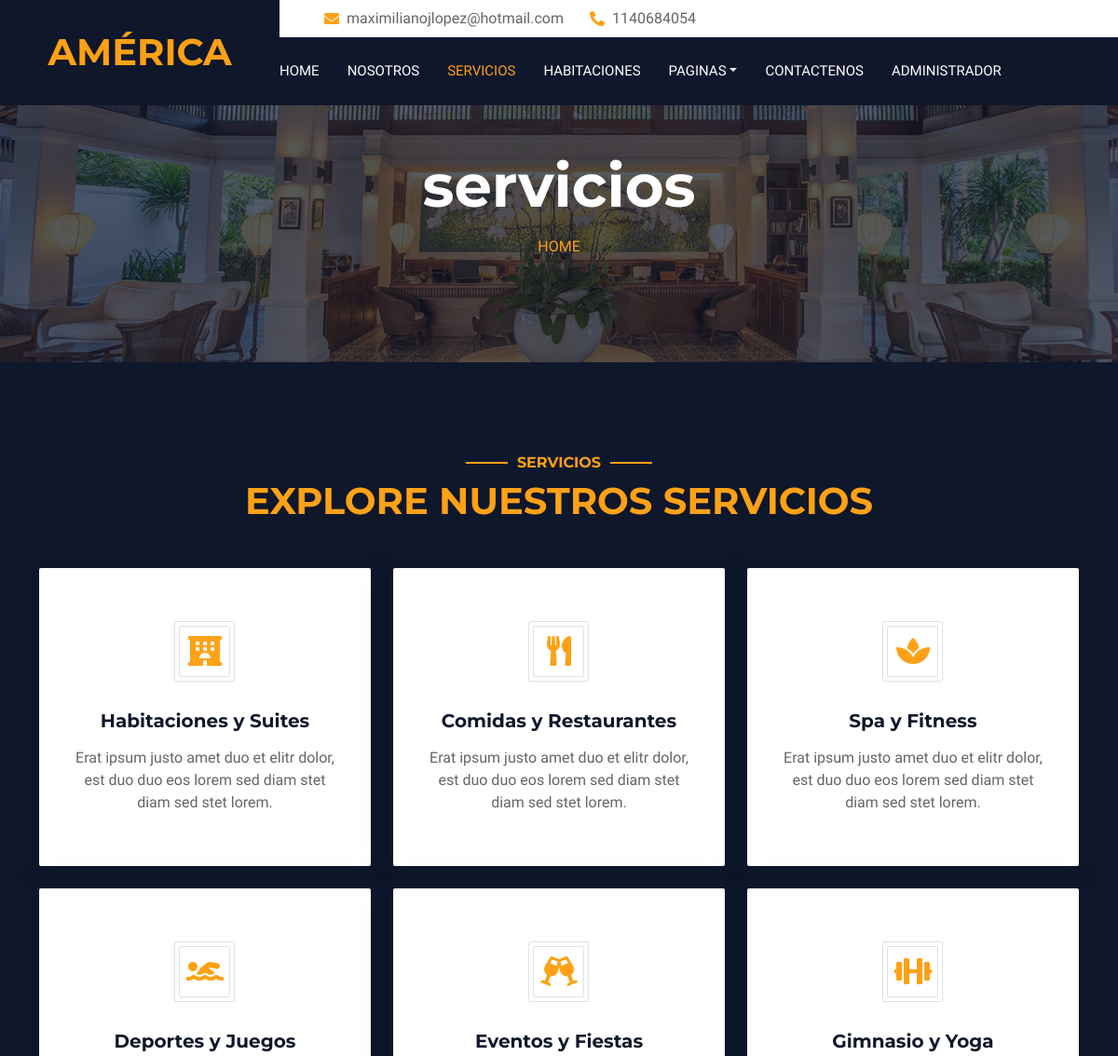
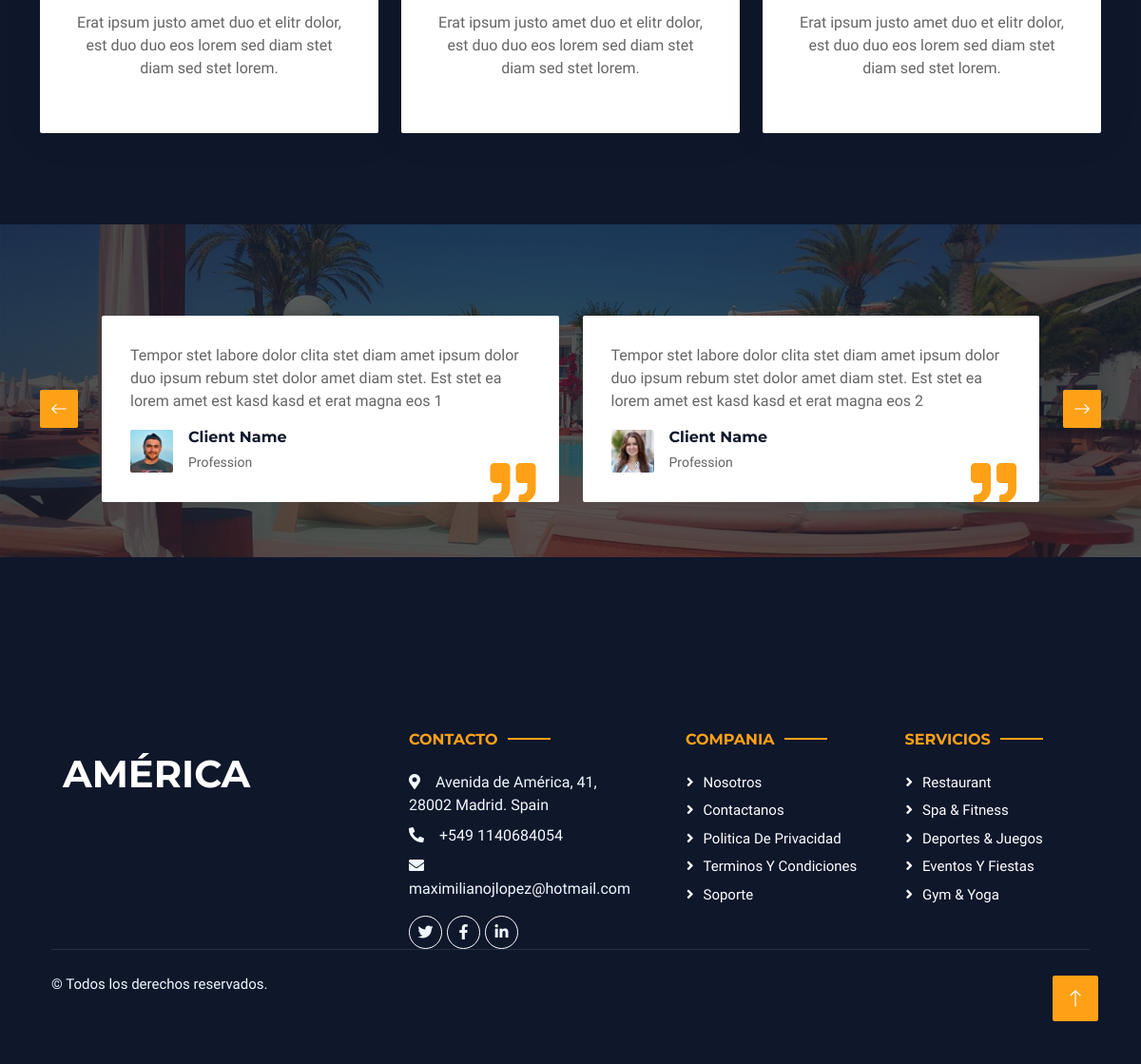
The app's page /service.php with its own data (2 pictures, top to bottom).
### tables this page shows
CREATE TABLE IF NOT EXISTS tbl_configuraciones (
  id INT AUTO_INCREMENT PRIMARY KEY,
  nombre VARCHAR(255) NOT NULL,
  valor VARCHAR(255) NOT NULL
);

CREATE TABLE IF NOT EXISTS tbl_servicios (
  id INT AUTO_INCREMENT PRIMARY KEY,
  icono VARCHAR(255) NOT NULL,
  titulo VARCHAR(255) NOT NULL,
  descripcion TEXT NOT NULL
);

CREATE TABLE IF NOT EXISTS tbl_testimonios (
  id INT AUTO_INCREMENT PRIMARY KEY,
  nombre VARCHAR(255) NOT NULL,
  profesion VARCHAR(1000) NOT NULL,
  imagen VARCHAR(255) NOT NULL,
  descripcion TEXT NOT NULL
);

### service.php (the view, shortened to what this page needs)
<?php  include("admin/bd.php");
 $sentencia= $conexion->prepare("SELECT * FROM `tbl_servicios`");
 $sentencia->execute();
 $lista_servicios=$sentencia->fetchAll(PDO::FETCH_ASSOC);
  $sentencia= $conexion->prepare("SELECT * FROM `tbl_testimonios`");
  $sentencia->execute();
  $lista_testimonios=$sentencia->fetchAll(PDO::FETCH_ASSOC);
  $sentencia= $conexion->prepare("SELECT * FROM `tbl_configuraciones`");
  $sentencia->execute();
  $lista_configuraciones=$sentencia->fetchAll(PDO::FETCH_ASSOC);
 ?>
<!DOCTYPE html>
<html lang="es">
<head>
    <link href="https://cdnjs.cloudflare.com/ajax/libs/font-awesome/5.10.0/css/all.min.css" rel="stylesheet">
    <link href="https://cdn.jsdelivr.net/npm/bootstrap-icons@1.4.1/font/bootstrap-icons.css" rel="stylesheet">
    <link href="lib/animate/animate.min.css" rel="stylesheet">
    <link href="lib/owlcarousel/assets/owl.carousel.min.css" rel="stylesheet">
    <link href="lib/tempusdominus/css/tempusdominus-bootstrap-4.min.css" rel="stylesheet" />
    <link href="css/bootstrap.min.css" rel="stylesheet">
    <link href="css/style.css" rel="stylesheet">
</head>
<body>
    <div class="container-xxl bg-white p-0">
        <div class="container-fluid bg-dark px-0">
            <div class="row gx-0">
                <div class="col-lg-3 bg-dark d-none d-lg-block">
                    <a href="index.html" class="navbar-brand w-100 h-100 m-0 p-0 d-flex align-items-center justify-content-center">
                        <h1 class="m-0 text-primary text-uppercase"><?php echo $lista_configuraciones[1]['valor'];?></h1>
                    </a>
                </div>
                <div class="col-lg-9">
                    <div class="row gx-0 bg-white d-none d-lg-flex">
                        <div class="col-lg-7 px-5 text-start">
                            <div class="h-100 d-inline-flex align-items-center py-2 me-4">
                                <i class="fa fa-envelope text-primary me-2"></i>
                                <p class="mb-0"><?php echo $lista_configuraciones[2]['valor'];?></p>
                            </div>
                            <div class="h-100 d-inline-flex align-items-center py-2">
                                <i class="fa fa-phone-alt text-primary me-2"></i>
                                <p class="mb-0"><?php echo $lista_configuraciones[3]['valor'];?></p>
                            </div>
                        </div>
                    <nav class="navbar navbar-expand-lg bg-dark navbar-dark p-3 p-lg-0">
                        <div class="collapse navbar-collapse justify-content-between" id="navbarCollapse">
                            <div class="navbar-nav mr-auto py-0">
                                <a href="pagprin.php" class="nav-item nav-link">Home</a>
                                <a href="about.php" class="nav-item nav-link">Nosotros</a>
                                <a href="service.php" class="nav-item nav-link active">Servicios</a>
                                <a href="room.php" class="nav-item nav-link">Habitaciones</a>
                                <div class="nav-item dropdown">
                                    <a href="#" class="nav-link dropdown-toggle" data-bs-toggle="dropdown">Paginas</a>
                                </div>
                                <a href="contact.php" class="nav-item nav-link">Contactenos</a>
                                <a href="login-admin" class="nav-item nav-link">Administrador</a>
                            </div>
                        </div>
                    </nav>
                </div>
            </div>
        </div>
        <div class="container-fluid page-header mb-5 p-0" style="background-image: url(img/carousel-1.jpg);">
            <div class="container-fluid page-header-inner py-5">
                <div class="container text-center pb-5">
                    <h1 class="display-3 text-white mb-3 animated slideInDown"><?php echo $lista_configuraciones[29]['valor'];?></h1>
                    <nav aria-label="breadcrumb">
                    <ol class="breadcrumb justify-content-center text-uppercase">
                            <li class="breadcrumb-item"><a href="index.php">Home</a></li>
                        </ol>
                    </nav>
                </div>
            </div>
        </div>
      <div class="container-xxl py-5">
            <div class="container">
                <div class="text-center wow fadeInUp" data-wow-delay="0.1s">
                    <h6 class="section-title text-center text-primary text-uppercase">Servicios</h6>
                    <h1 class="mb-5"><span class="text-primary text-uppercase">Explore nuestros  Servicios</span></h1>
                </div>
                <div class="row g-4">
                <?php foreach($lista_servicios as $registros){?>
                    <div class="col-lg-4 col-md-6 wow fadeInUp" data-wow-delay="0.1s">
                        <div class="service-item rounded">
                            <div class="service-icon bg-transparent border rounded p-1">
                                <div class="w-100 h-100 border rounded d-flex align-items-center justify-content-center">
                                    <i class="<?php echo $registros["icono"];?> fa-2x text-primary"></i>
                                </div>
                            </div>
                            <h5 class="mb-3"><?php echo $registros["titulo"];?></h5>
                            <p class="text-body mb-0"><?php echo $registros["descripcion"];?></p>
                    </div>
                    </div>
                    <?php }?>
                </div>
            </div>
        </div>
        <div class="container-xxl testimonial my-5 py-5 bg-dark wow zoomIn" data-wow-delay="0.1s">
            <div class="container">
                <div class="owl-carousel testimonial-carousel py-5">
                <?php foreach($lista_testimonios as $registros){?>
                    <div class="testimonial-item position-relative bg-white rounded overflow-hidden">
                        <p><?php echo $registros["descripcion"];?></p>
                        <div class="d-flex align-items-center">
                            <img class="img-fluid flex-shrink-0 rounded" src="img/<?php echo $registros["imagen"];?>" style="width: 45px; height: 45px;">
                            <div class="ps-3">
                                <h6 class="fw-bold mb-1"><?php echo $registros["nombre"];?></h6>
                                <small><?php echo $registros["profesion"];?></small>
                            </div>
                        </div>
                        <i class="fa fa-quote-right fa-3x text-primary position-absolute end-0 bottom-0 me-4 mb-n1"></i>
                    </div>
                <?php } ?>
                </div>
            </div>
        </div>
         <div class="container newsletter mt-5 wow fadeIn" data-wow-delay="0.1s">
            <div class="row justify-content-center">
                <div class="col-lg-10 ">
                    <div class=" text-center ">
                        <div class="rounded text-center ">
                            <div class="position-relative mx-auto" style="max-width: 400px;">
                            </div>
                        </div>
                    </div>
                </div>
            </div>
        </div>
       <div class="container-fluid bg-dark text-light footer wow fadeIn" data-wow-delay="0.1s">
            <div class="container pb-5">
                <div class="row g-5">
                    <div class="col-md-6 col-lg-4">
                        <div class="p-4">
                            <a href="index.php"><h1 class="text-white text-uppercase mb-3"><?php echo $lista_configuraciones[11]['valor'];?></h1></a>
                        </div>
                    </div>
                    <div class="col-md-6 col-lg-3">
                        <h6 class="section-title text-start text-primary text-uppercase mb-4"><?php echo $lista_configuraciones[12]['valor'];?></h6>
                        <p class="mb-2"><i class="fa fa-map-marker-alt me-3"></i><?php echo $lista_configuraciones[15]['valor'];?></p>
                        <p class="mb-2"><i class="fa fa-phone-alt me-3"></i><?php echo $lista_configuraciones[16]['valor'];?></p>
                        <p class="mb-2"><i class="fa fa-envelope me-3"></i><?php echo $lista_configuraciones[17]['valor'];?></p>
                        <div class="d-flex pt-2">
                            <a class="btn btn-outline-light btn-social" href=""><i class="fab fa-twitter"></i></a>
                            <a class="btn btn-outline-light btn-social" href=""><i class="fab fa-facebook-f"></i></a>
                            <a class="btn btn-outline-light btn-social" href=""><i class="fab fa-linkedin-in"></i></a>
                        </div>
                    </div>
                    <div class="col-lg-5 col-md-12">
                        <div class="row gy-5 g-4">
                            <div class="col-md-6">
                                <h6 class="section-title text-start text-primary text-uppercase mb-4"><?php echo $lista_configuraciones[13]['valor'];?></h6>
                                <a class="btn btn-link"><?php echo $lista_configuraciones[18]['valor'];?></a>
                                <a class="btn btn-link"><?php echo $lista_configuraciones[19]['valor'];?></a>
                                <a class="btn btn-link"><?php echo $lista_configuraciones[20]['valor'];?></a>
                                <a class="btn btn-link"><?php echo $lista_configuraciones[21]['valor'];?></a>
                                <a class="btn btn-link"><?php echo $lista_configuraciones[22]['valor'];?></a>
                            </div>
                            <div class="col-md-6">
                                <h6 class="section-title text-start text-primary text-uppercase mb-4"><?php echo $lista_configuraciones[14]['valor'];?></h6>
                                <a class="btn btn-link"><?php echo $lista_configuraciones[23]['valor'];?></a>
                                <a class="btn btn-link"><?php echo $lista_configuraciones[24]['valor'];?></a>
                                <a class="btn btn-link"><?php echo $lista_configuraciones[25]['valor'];?></a>
                                <a class="btn btn-link"><?php echo $lista_configuraciones[26]['valor'];?></a>
                                <a class="btn btn-link"><?php echo $lista_configuraciones[27]['valor'];?></a>
                            </div>
                        </div>
                    </div>
            </div>
            <div class="container">
                <div class="copyright">
                    <div class="row">
                        <div class="col-md-6 text-center text-md-start mb-3 mb-md-0">
                            &copy; <a class="border-bottom" href=""></a>Todos los derechos reservados.
                        </div>
                    </div>
                </div>
            </div>
        </div>
        <a href="#" class="btn btn-lg btn-primary btn-lg-square back-to-top"><i class="bi bi-arrow-up"></i></a>
    </div>
</body>
</html>

### css/style.css (style rules this page uses)
:root { --primary: #FEA116; --light: #F1F8FF; --dark: #0F172B; }
.back-to-top { position: fixed; display: none; right: 45px; bottom: 45px; z-index: 99; }
.btn { font-weight: 500; text-transform: uppercase; transition: .5s; }
.btn.btn-primary, .btn.btn-secondary { color: #FFFFFF; }
.btn-lg-square { width: 48px; height: 48px; }
.btn-square, .btn-sm-square, .btn-lg-square { padding: 0; display: flex; align-items: center; justify-content: center; font-weight: normal; border-radius: 2px; }
.navbar-dark .navbar-nav .nav-link { margin-right: 30px; padding: 25px 0; color: #FFFFFF; font-size: 15px; text-transform: uppercase; outline: none; }
.navbar-dark .navbar-nav .nav-link:hover, .navbar-dark .navbar-nav .nav-link.active { color: var(--primary); }
.page-header { background-position: center center; background-repeat: no-repeat; background-size: cover; }
.page-header-inner { background: rgba(15, 23, 43, .7); }
.section-title { position: relative; display: inline-block; }
.section-title::before { position: absolute; content: ""; width: 45px; height: 2px; top: 50%; left: -55px; margin-top: -1px; background: var(--primary); }
.section-title::after { position: absolute; content: ""; width: 45px; height: 2px; top: 50%; right: -55px; margin-top: -1px; background: var(--primary); }
.section-title.text-start::before, .section-title.text-end::after { display: none; }
.service-item { height: 320px; padding: 30px; display: flex; flex-direction: column; justify-content: center; text-align: center; background: #FFFFFF; box-shadow: 0 0 45px rgba(0, 0, 0, .08); transition: .5s; }
.service-item .service-icon { margin: 0 auto 30px auto; width: 65px; height: 65px; transition: .5s; }
.service-item i, .service-item h5, .service-item p { transition: .5s; }
.testimonial { background: linear-gradient(rgba(15, 23, 43, .7), rgba(15, 23, 43, .7)), url(../img/carousel-2.jpg); background-position: center center; background-repeat: no-repeat; background-size: cover; }
.testimonial-carousel { padding-left: 65px; padding-right: 65px; }
.testimonial-carousel .testimonial-item { padding: 30px; }
.newsletter { position: relative; z-index: 1; }
.footer { position: relative; margin-top: -110px; padding-top: 180px; }
.footer .btn.btn-social { margin-right: 5px; width: 35px; height: 35px; display: flex; align-items: center; justify-content: center; color: var(--light); border: 1px solid #FFFFFF; border-radius: 35px; transition: .3s; }
.footer .btn.btn-link { display: block; margin-bottom: 5px; padding: 0; text-align: left; color: #FFFFFF; font-size: 15px; font-weight: normal; text-transform: capitalize; transition: .3s; }
.footer .btn.btn-link::before { position: relative; content: "\f105"; font-family: "Font Awesome 5 Free"; font-weight: 900; margin-right: 10px; }
.footer .copyright { padding: 25px 0; font-size: 15px; border-top: 1px solid rgba(256, 256, 256, .1); }

### records on screen
tbl_configuraciones: valor "AMÉRICA"
tbl_configuraciones: valor "maximilianojlopez@hotmail.com"
tbl_configuraciones: valor "1140684054"
tbl_configuraciones: valor "servicios"
tbl_servicios: titulo "Habitaciones y Suites", descripcion "Erat ipsum justo amet duo et elitr dolor, est duo duo eos lorem sed diam stet diam sed stet lorem."
tbl_servicios: titulo "Comidas y Restaurantes", descripcion "Erat ipsum justo amet duo et elitr dolor, est duo duo eos lorem sed diam stet diam sed stet lorem."
tbl_servicios: titulo "Spa y Fitness", descripcion "Erat ipsum justo amet duo et elitr dolor, est duo duo eos lorem sed diam stet diam sed stet lorem."
tbl_servicios: titulo "Deportes y Juegos", descripcion "Erat ipsum justo amet duo et elitr dolor, est duo duo eos lorem sed diam stet diam sed stet lorem."
tbl_servicios: titulo "Eventos y Fiestas", descripcion "Erat ipsum justo amet duo et elitr dolor, est duo duo eos lorem sed diam stet diam sed stet lorem."
tbl_servicios: titulo "Gimnasio y Yoga", descripcion "Erat ipsum justo amet duo et elitr dolor, est duo duo eos lorem sed diam stet diam sed stet lorem."
tbl_testimonios: descripcion "Tempor stet labore dolor clita stet diam amet ipsum dolor duo ipsum rebum stet dolor amet diam stet. Est stet ea lorem amet est kasd kasd et erat magna eos 1", imagen (picture), nombre "Client Name", profesion "Profession"
tbl_testimonios: descripcion "Tempor stet labore dolor clita stet diam amet ipsum dolor duo ipsum rebum stet dolor amet diam stet. Est stet ea lorem amet est kasd kasd et erat magna eos 2", imagen (picture), nombre "Client Name", profesion "Profession"
tbl_configuraciones: valor "AMÉRICA"
tbl_configuraciones: valor "CONTACTO"
tbl_configuraciones: valor "Avenida de América, 41, 28002 Madrid. Spain"
tbl_configuraciones: valor "+549 1140684054"
tbl_configuraciones: valor "maximilianojlopez@hotmail.com"
tbl_configuraciones: valor "COMPANIA"
tbl_configuraciones: valor "Nosotros"
tbl_configuraciones: valor "Contactanos"
tbl_configuraciones: valor "Politica De Privacidad"
tbl_configuraciones: valor "Terminos Y Condiciones"
tbl_configuraciones: valor "Soporte"
tbl_configuraciones: valor "SERVICIOS"
tbl_configuraciones: valor "Restaurant"
tbl_configuraciones: valor "Spa & Fitness"
tbl_configuraciones: valor "Deportes & Juegos"
tbl_configuraciones: valor "Eventos Y Fiestas"
tbl_configuraciones: valor "Gym & Yoga"
